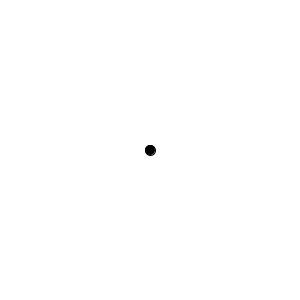
Frame 1 (no input)
Frame 60 (the mouse pressed at the canvas centre just before this capture): identical to frame 1, image omitted
Frame 120 (the mouse held since frame 60 and released just before this capture): identical to frame 1, image omitted

The Processing sketch that drew this single still picture (run headless with seeded random() and noise(); from frame 60 on, the mouse is pressed at the canvas centre):

// Processing sketch: processing_63125
// ── processing_63125.pde

// pmouseX pmouseY

void setup()
{
  
  size(300,300);
  background(255);
}
void draw()
{
  background(255);
  
  float speed = dist(pmouseX, pmouseY, mouseX, mouseY);
  
//  strokeWeight(speed);
//  stroke(0,5);
//  line(mouseX, mouseY, pmouseX, pmouseY);


fill(0);
ellipse(width/2, height/2, 10+speed, 10+speed);
}
